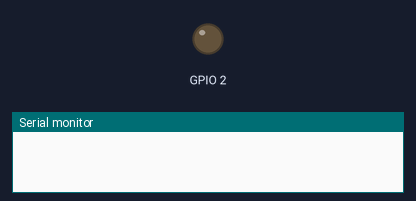
Simulated run of this sketch. Board: ESP32. Parts: output pins drawn as LEDs (lit = HIGH), the last lines printed to the serial monitor. The local clock reads 2024-03-15 10:24:30 at power-on unless the sketch sets it.

Above: at 0.0 s.
At 2.1 s:
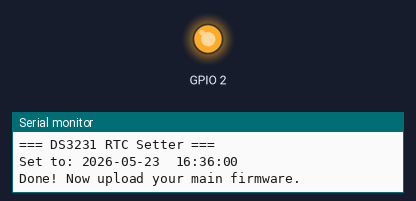
Timing chart, 0 to 3.8 s (numbered marks = the images above):
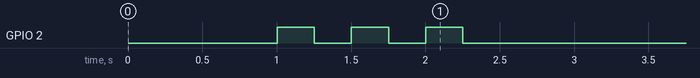

The sketch:

set_rtc_time.ino
```cpp
// ═══════════════════════════════════════════════════════════
//  set_rtc_time.ino
//  Upload this once to set your DS3231 RTC, then re-upload
//  your main firmware. SDA=21, SCL=22 (ESP32 default).
// ═══════════════════════════════════════════════════════════

#include <Wire.h>
#include <RTClib.h>

RTC_DS3231 rtc;

// ── SET YOUR DATE & TIME HERE ────────────────────────────
#define SET_YEAR    2026
#define SET_MONTH      5
#define SET_DAY       23
#define SET_HOUR      16   // 24-hour
#define SET_MINUTE    36
#define SET_SECOND     0
// ─────────────────────────────────────────────────────────

void setup() {
  Serial.begin(115200);
  delay(1000);
  Wire.begin(21, 22);   // SDA, SCL — change if your board differs

  Serial.println("\n=== DS3231 RTC Setter ===");

  if (!rtc.begin()) {
    Serial.println("ERROR: DS3231 not found! Check wiring.");
    Serial.println("SDA=21  SCL=22  VCC=3.3V  GND=GND");
    while (1) delay(1000);
  }

  // Set the time
  rtc.adjust(DateTime(SET_YEAR, SET_MONTH, SET_DAY,
                      SET_HOUR, SET_MINUTE, SET_SECOND));

  // Read back and confirm
  DateTime now = rtc.now();
  char buf[32];
  snprintf(buf, sizeof(buf), "Set to: %04d-%02d-%02d  %02d:%02d:%02d",
           now.year(), now.month(),  now.day(),
           now.hour(), now.minute(), now.second());
  Serial.println(buf);
  Serial.println("Done! Now upload your main firmware.");

  // Blink built-in LED to signal success
  pinMode(2, OUTPUT);
  for (int i = 0; i < 6; i++) {
    digitalWrite(2, !digitalRead(2));
    delay(250);
  }
}

void loop() {
  // Print time every second so you can verify it's running
  DateTime now = rtc.now();
  char buf[24];
  snprintf(buf, sizeof(buf), "%04d-%02d-%02d  %02d:%02d:%02d",
           now.year(), now.month(),  now.day(),
           now.hour(), now.minute(), now.second());
  Serial.println(buf);

  if (rtc.lostPower()) {
    Serial.println("WARNING: RTC lost power — battery may be dead.");
  }

  delay(1000);
}
```
